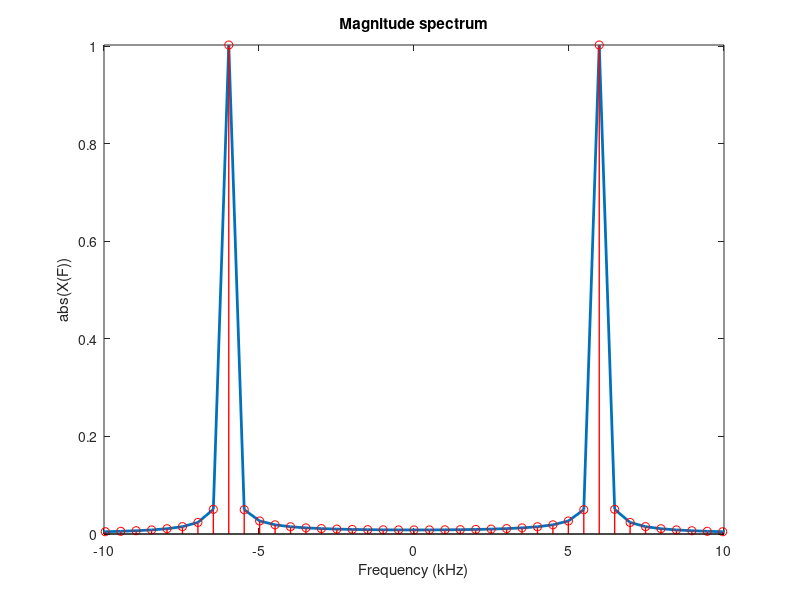
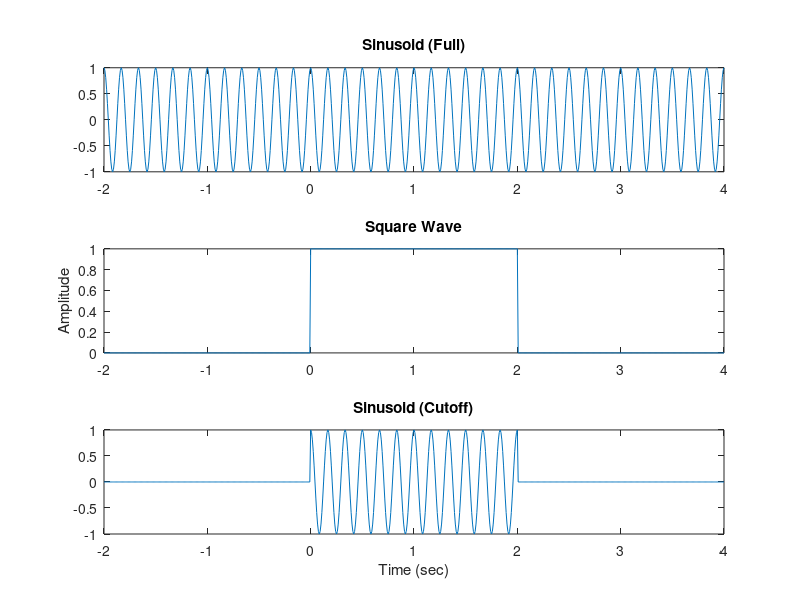
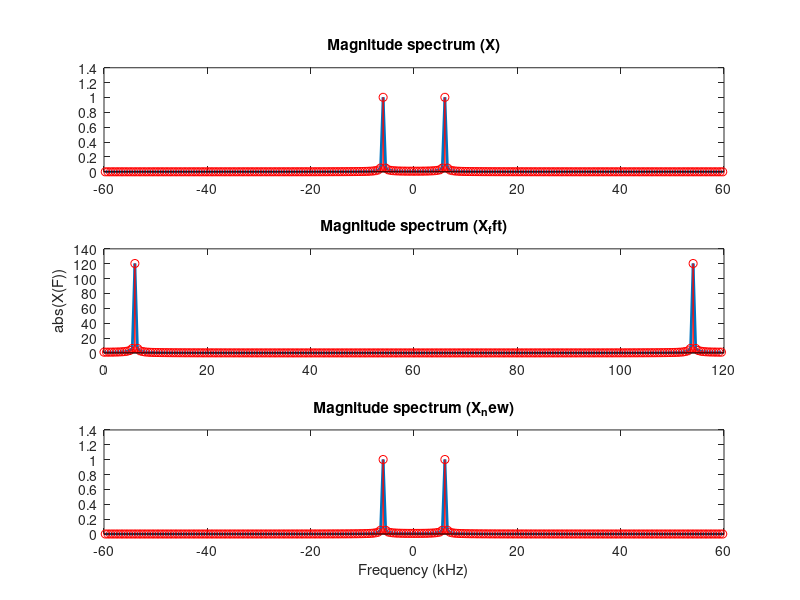
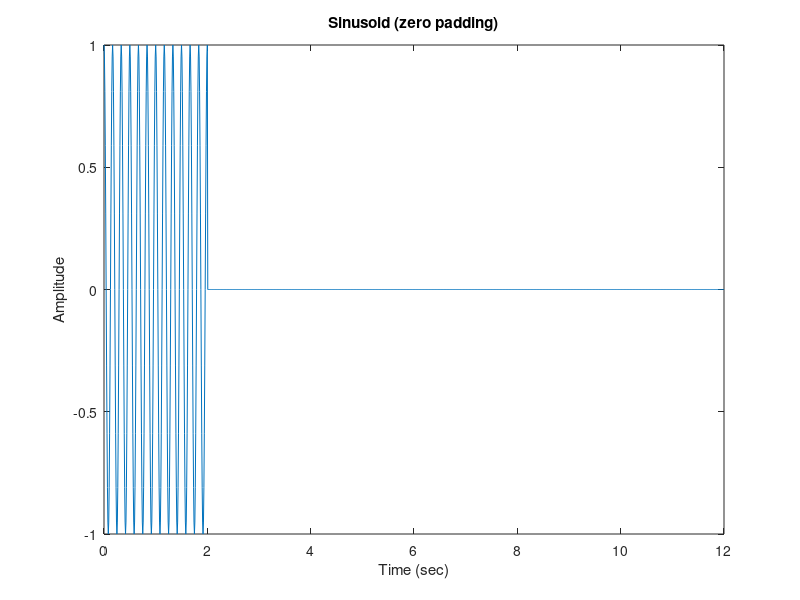

Here is the MATLAB script that generated these plots, in order:
%% EECS2020 陳凱揚 108032053 Computer HW3 05/18/2021

%% ----------
%% ---------- Part 1 Try to be familiar with the properties of the implemented CTFT
%% ----------
% Generate sampled cosine/discrete-time sinusoid
clear all; close all;
F0 = 6;
Fs = 120;
T = 1/Fs;
total_time = 2;
t_axis = (0:T:total_time);
x = cos(2*pi*F0*t_axis);
Npoint = length(x);

% Fourier transform - Analysis
dF = Fs/Npoint;
f_axis = ((1:1:Npoint)-(Npoint+1)/2)*dF;
X = exp(-sqrt(-1)*2*pi*((f_axis.')*t_axis))*(x.')*T;
%% ---------- (a) ----------
% Magnitude spectrum
mag_X = abs(X);   % magnitude
pha_X = angle(X); % phase
% Draw 圖 1-1
figure
plot(f_axis, mag_X,'linewidth',2);
hold
stem(f_axis, mag_X, 'r', 'linewidth',1)
xlabel('Frequency (kHz)');
ylabel('abs(X(F))')
axis([-10 10 -inf inf])
title('Magnitude spectrum')

% Analysis
t = (0:T:6)-2;
sinusoid_full = cos(2*pi*F0*t);
N = length(t)-1;
square_wave = [zeros(1, round(N/3)) ones(1, round(N/3)+1) zeros(1, round(N/3))];
sinusoid_cutoff = sinusoid_full.*square_wave;
% Draw 圖 1-2
set(figure, "position", [200, 50, 1200, 700]);
subplot(3, 1, 1);
plot(t, sinusoid_full);
title("Sinusoid (Full)");
subplot(3, 1, 2);
plot(t, square_wave);
ylabel("Amplitude");
title("Square Wave");
subplot(3, 1, 3);
plot(t, sinusoid_cutoff);
title("Sinusoid (Cutoff)");
xlabel("Time (sec)");

%% ---------- (c) ---------
% Get X(F) by fft()
X_fft = fft(x);
mag_X_fft = abs(X_fft);
f_axis_fft = (0:1:Npoint-1)*dF;
X_c = T*fftshift(X_fft); % shift Fs/2 and multiply T
mag_X_c = abs(X_c);
% Draw 圖 1-3
set(figure, "position", [200, 50, 1200, 700]);
subplot(3, 1, 1);
plot(f_axis, mag_X,'linewidth',2);
hold
stem(f_axis, mag_X, 'r', 'linewidth',1)
title("Magnitude spectrum (X)");
subplot(3, 1, 2);
plot(f_axis_fft, mag_X_fft,'linewidth',2);
hold
stem(f_axis_fft, mag_X_fft, 'r', 'linewidth',1)
ylabel("abs(X(F))");
title("Magnitude spectrum (X\_fft)");
subplot(3, 1, 3);
plot(f_axis, mag_X_c,'linewidth',2);
hold
stem(f_axis, mag_X_c, 'r', 'linewidth',1)
title("Magnitude spectrum (X\_new)");
xlabel("Frequency (kHz)");

%% ---------- (d) ---------
% Zero padding and get new X
x_d = [x zeros(1, 5*(length(t_axis)-1))];
t_axis_d = (0:T:6*total_time);
Npoint_d = length(x_d);
dF_d = Fs/Npoint_d;
f_axis_d = ((1:1:Npoint_d)-(Npoint_d+1)/2)*dF_d;
X_d = T*fftshift(fft(x_d));
mag_X_d = abs(X_d);
% Draw 圖 1-4
figure
plot(t_axis_d, x_d);
xlabel("Time (sec)");
ylabel("Amplitude");
title("Sinusoid (zero padding)");
% Draw 圖 1-5
figure
plot(f_axis_d, mag_X_d,'linewidth',2);
hold
stem(f_axis_d, mag_X_d, 'r', 'linewidth',1)
xlabel('Frequency (kHz)');
ylabel('abs(X(F))')
axis([-10 10 -inf inf])
title('Magnitude spectrum')

%% ---------- (e) ---------
% from -Fs/2 to Fs/2
f_axis_e = ((1:1:Npoint)-(Npoint+1)/2)*dF; 
X_e = zeros(1,length(f_axis_e));
for iFreq = 1:length(f_axis_e)
   for iTime = 1:length(t_axis)
       X_e(iFreq) = X_e(iFreq) + x(iTime)*exp(-sqrt(-1)*2*pi*f_axis_e(iFreq)*t_axis(iTime))*T;
   end
end    
mag_X_e = abs(X_e);
% Draw 圖 1-6
figure
plot(f_axis_e, mag_X_e,'linewidth',2);
hold
stem(f_axis_e, mag_X_e, 'r', 'linewidth',1)
xlabel('Frequency (kHz)');
ylabel('abs(X(F))')
title('Magnitude spectrum [-Fs/2  Fs/2]')

% from -Fs to Fs
f_axis_e = ((1:1:2*Npoint)-(Npoint+1))*dF; 
X_e = zeros(1,length(f_axis_e));
for iFreq = 1:length(f_axis_e)
   for iTime = 1:length(t_axis)
       X_e(iFreq) = X_e(iFreq) + x(iTime)*exp(-sqrt(-1)*2*pi*f_axis_e(iFreq)*t_axis(iTime))*T;
   end
end    
mag_X_e = abs(X_e);
% Draw 圖 1-7
figure
plot(f_axis_e, mag_X_e,'linewidth',2);
hold
stem(f_axis_e, mag_X_e, 'r', 'linewidth',1)
xlabel('Frequency (kHz)');
ylabel('abs(X(F))')
title('Magnitude spectrum [-Fs  Fs]')

% from -2Fs to 2Fs
f_axis_e = ((1:1:4*Npoint)-2*(Npoint+1))*dF; 
X_e = zeros(1,length(f_axis_e));
for iFreq = 1:length(f_axis_e)
   for iTime = 1:length(t_axis)
       X_e(iFreq) = X_e(iFreq) + x(iTime)*exp(-sqrt(-1)*2*pi*f_axis_e(iFreq)*t_axis(iTime))*T;
   end
end    
mag_X_e = abs(X_e);
% Draw 圖 1-8
figure
plot(f_axis_e, mag_X_e,'linewidth',2);
hold
stem(f_axis_e, mag_X_e, 'r', 'linewidth',1)
xlabel('Frequency (kHz)');
ylabel('abs(X(F))')
title('Magnitude spectrum [-2Fs  2Fs]')

%% ---------- (f) ---------
% F0 = 0kHz
F0 = 0;
x = cos(2*pi*F0*t_axis);
f_axis = ((1:1:4*Npoint)-2*(Npoint+1))*dF; 
X = zeros(1,length(f_axis));
for iFreq = 1:length(f_axis)
   for iTime = 1:length(t_axis)
       X(iFreq) = X(iFreq) + x(iTime)*exp(-sqrt(-1)*2*pi*f_axis(iFreq)*t_axis(iTime))*T;
   end
end
mag_X = abs(X);
% Draw 圖 1-9
figure
subplot(2, 1, 1);
stem(0:1:Npoint-1, x,'b', 'linewidth', 2);
xlabel('Time (n)')
ylabel('x[n]');
title('Discrete time sinusoid (F0 = 0kHz)')
subplot(2, 1, 2);
plot(f_axis, mag_X,'linewidth',2);
hold
stem(f_axis, mag_X, 'r', 'linewidth',1)
xlabel('Frequency (kHz)');
ylabel('abs(X(F))')
title('Magnitude spectrum')

% F0 = 6kHz
F0 = 6;
x = cos(2*pi*F0*t_axis);
f_axis = ((1:1:4*Npoint)-2*(Npoint+1))*dF; 
X = zeros(1,length(f_axis));
for iFreq = 1:length(f_axis)
   for iTime = 1:length(t_axis)
       X(iFreq) = X(iFreq) + x(iTime)*exp(-sqrt(-1)*2*pi*f_axis(iFreq)*t_axis(iTime))*T;
   end
end
mag_X = abs(X);
% Draw 圖 1-10
figure
subplot(2, 1, 1);
stem(0:1:Npoint-1, x,'b', 'linewidth', 2);
xlabel('Time (n)')
ylabel('x[n]');
title('Discrete time sinusoid (F0 = 6kHz)')
subplot(2, 1, 2);
plot(f_axis, mag_X,'linewidth',2);
hold
stem(f_axis, mag_X, 'r', 'linewidth',1)
xlabel('Frequency (kHz)');
ylabel('abs(X(F))')
title('Magnitude spectrum')

% F0 = 30kHz
F0 = 30;
x = cos(2*pi*F0*t_axis);
f_axis = ((1:1:4*Npoint)-2*(Npoint+1))*dF; 
X = zeros(1,length(f_axis));
for iFreq = 1:length(f_axis)
   for iTime = 1:length(t_axis)
       X(iFreq) = X(iFreq) + x(iTime)*exp(-sqrt(-1)*2*pi*f_axis(iFreq)*t_axis(iTime))*T;
   end
end
mag_X = abs(X);
% Draw 圖 1-11
figure
subplot(2, 1, 1);
stem(0:1:Npoint-1, x,'b', 'linewidth', 2);
xlabel('Time (n)')
ylabel('x[n]');
title('Discrete time sinusoid (F0 = 30kHz)')
subplot(2, 1, 2);
plot(f_axis, mag_X,'linewidth',2);
hold
stem(f_axis, mag_X, 'r', 'linewidth',1)
xlabel('Frequency (kHz)');
ylabel('abs(X(F))')
title('Magnitude spectrum')

% F0 = 60kHz
F0 = 60;
x = cos(2*pi*F0*t_axis);
f_axis = ((1:1:4*Npoint)-2*(Npoint+1))*dF; 
X = zeros(1,length(f_axis));
for iFreq = 1:length(f_axis)
   for iTime = 1:length(t_axis)
       X(iFreq) = X(iFreq) + x(iTime)*exp(-sqrt(-1)*2*pi*f_axis(iFreq)*t_axis(iTime))*T;
   end
end
mag_X = abs(X);
% Draw 圖 1-12
figure
subplot(2, 1, 1);
stem(0:1:Npoint-1, x,'b', 'linewidth', 2);
xlabel('Time (n)')
ylabel('x[n]');
title('Discrete time sinusoid (F0 = 60kHz)')
subplot(2, 1, 2);
plot(f_axis, mag_X,'linewidth',2);
hold
stem(f_axis, mag_X, 'r', 'linewidth',1)
xlabel('Frequency (kHz)');
ylabel('abs(X(F))')
title('Magnitude spectrum')

% F0 = 90kHz
F0 = 90;
x = cos(2*pi*F0*t_axis);
f_axis = ((1:1:4*Npoint)-2*(Npoint+1))*dF; 
X = zeros(1,length(f_axis));
for iFreq = 1:length(f_axis)
   for iTime = 1:length(t_axis)
       X(iFreq) = X(iFreq) + x(iTime)*exp(-sqrt(-1)*2*pi*f_axis(iFreq)*t_axis(iTime))*T;
   end
end
mag_X = abs(X);
% Draw 圖 1-13
figure
subplot(2, 1, 1);
stem(0:1:Npoint-1, x,'b', 'linewidth', 2);
xlabel('Time (n)')
ylabel('x[n]');
title('Discrete time sinusoid (F0 = 90kHz)')
subplot(2, 1, 2);
plot(f_axis, mag_X,'linewidth',2);
hold
stem(f_axis, mag_X, 'r', 'linewidth',1)
xlabel('Frequency (kHz)');
ylabel('abs(X(F))')
title('Magnitude spectrum')

% F0 = 114kHz
F0 = 114;
x = cos(2*pi*F0*t_axis);
f_axis = ((1:1:4*Npoint)-2*(Npoint+1))*dF; 
X = zeros(1,length(f_axis));
for iFreq = 1:length(f_axis)
   for iTime = 1:length(t_axis)
       X(iFreq) = X(iFreq) + x(iTime)*exp(-sqrt(-1)*2*pi*f_axis(iFreq)*t_axis(iTime))*T;
   end
end
mag_X = abs(X);
% Draw 圖 1-14
figure
subplot(2, 1, 1);
stem(0:1:Npoint-1, x,'b', 'linewidth', 2);
xlabel('Time (n)')
ylabel('x[n]');
title('Discrete time sinusoid (F0 = 114kHz)')
subplot(2, 1, 2);
plot(f_axis, mag_X,'linewidth',2);
hold
stem(f_axis, mag_X, 'r', 'linewidth',1)
xlabel('Frequency (kHz)');
ylabel('abs(X(F))')
title('Magnitude spectrum')

% F0 = 120kHz
F0 = 120;
x = cos(2*pi*F0*t_axis);
f_axis = ((1:1:4*Npoint)-2*(Npoint+1))*dF; 
X = zeros(1,length(f_axis));
for iFreq = 1:length(f_axis)
   for iTime = 1:length(t_axis)
       X(iFreq) = X(iFreq) + x(iTime)*exp(-sqrt(-1)*2*pi*f_axis(iFreq)*t_axis(iTime))*T;
   end
end
mag_X = abs(X);
% Draw 圖 1-15
figure
subplot(2, 1, 1);
stem(0:1:Npoint-1, x,'b', 'linewidth', 2);
xlabel('Time (n)')
ylabel('x[n]');
title('Discrete time sinusoid (F0 = 120kHz)')
subplot(2, 1, 2);
plot(f_axis, mag_X,'linewidth',2);
hold
stem(f_axis, mag_X, 'r', 'linewidth',1)
xlabel('Frequency (kHz)');
ylabel('abs(X(F))')
title('Magnitude spectrum')
